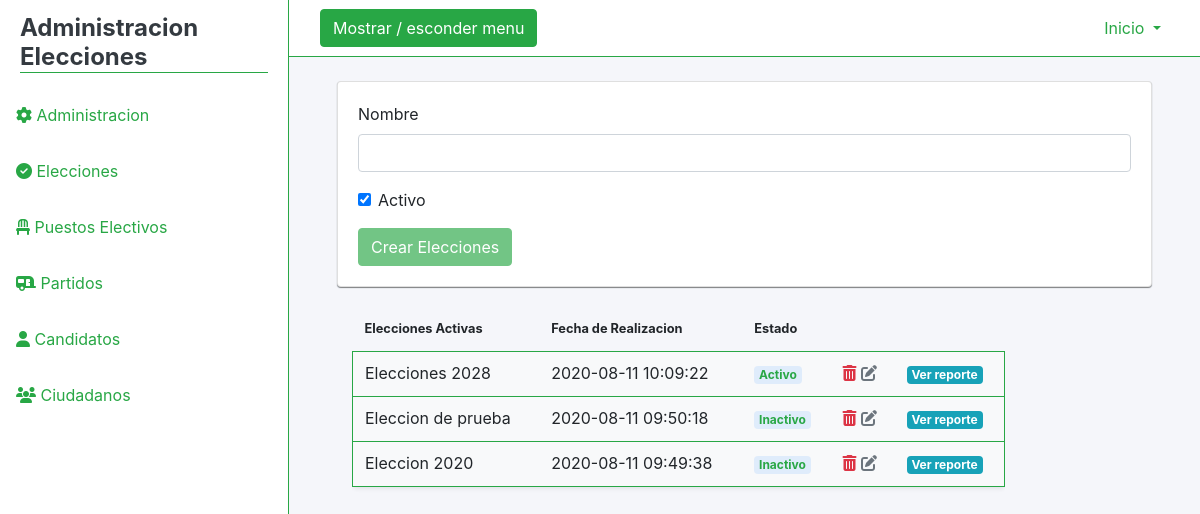
Screenshot of /elecciones/vistas/addElecciones.php (signed in) with the database file from the repository.
### tables this page shows
CREATE TABLE `elecciones` (
  `idElecciones` int(11) NOT NULL,
  `Nombre` varchar(45) DEFAULT NULL,
  `Fecha_realizacion` timestamp NULL DEFAULT current_timestamp(),
  `Estado` varchar(45) DEFAULT NULL
);

### elecciones/servicios/EleccioneServiceDataBase.php (called while the page is built, shortened)
<?php
require_once 'eleccion.php';
class EleccionServiceDatabase
{
    private $context;
    public function __construct()
    {
        $this->context = new Conexion();
    }
    public function GetList()
    {
        $elecciones = array();
        $db = $this->context->conectar();
        $stmt = $db->prepare("SELECT * FROM elecciones ORDER BY Fecha_realizacion DESC ");
        $stmt->execute();
        $result = $stmt->get_result();
        if ($result->num_rows !== 0) {
            while ($row = $result->fetch_object()) {
                $eleccion = new Eleccion();
                $eleccion->InicializarDatos($row->idElecciones, $row->Nombre, $row->Fecha_realizacion, $row->Estado);
                array_push($elecciones, $eleccion);
            }
        }
        return $elecciones;
    }
}

### elecciones/servicios/eleccion.php (called while the page is built, shortened)
<?php
class Eleccion
{
    public function InicializarDatos($id, $nombre, $Fecha_realizacion, $Estado)
    {
        $this->idElecciones = $id;
        $this->Nombre = $nombre;
        $this->Fecha_realizacion = $Fecha_realizacion;
        $this->Estado = $Estado;
    }
}

### elecciones/vistas/addElecciones.php (the view, shortened to what this page needs)
<?php
require_once '../servicios/eleccion.php';
require_once '../servicios/EleccioneServiceDataBase.php';
$service = new EleccionServiceDatabase();
$lista = $service->GetList();
?>
<!DOCTYPE html>
<html lang="es">
<head>
    <link rel="stylesheet" href="../../assets/css/admin.css" type="text/css">
    <link rel="stylesheet" href="https://stackpath.bootstrapcdn.com/bootstrap/4.5.0/css/bootstrap.min.css">
</head>
<body>
<div class="d-flex" id="content-wrapper">
    <div id="sidebar-container" class="bg-white border-right border-success">
      <div class="logo">
        <h4 class="font-weight-bold mb-0 text-dark border-bottom border-success">Administracion Elecciones</h4>
      </div>
      <div class="menu list-group-flush">
       <a href="../../admin/menuAdmin.php" class="list-group-item list-group-item-action text-success bg-white p-3 border-0"><i class="fas fa-cog"></i> Administracion</a>
        <a href="../../elecciones/vistas/addElecciones.php" class="list-group-item list-group-item-action text-success bg-white p-3 border-0"><i class="fas fa-check-circle"></i> Elecciones</a>
        <a href="../../puestosElectivos/vistas/addPuestoElectivo.php" class="list-group-item list-group-item-action text-success bg-white p-3 border-0"><i class="fas fa-chair"></i> Puestos Electivos</a>
        <a href="../../partidos/vistas/addPartido.php" class="list-group-item list-group-item-action text-success bg-white p-3 border-0"><i class="fas fa-caravan"></i> Partidos</a>
         <a href="../../candidatos/vistas/addCandidato.php" class="list-group-item list-group-item-action text-success bg-white p-3 border-0"><i class="fas fa-user"></i> Candidatos</a>
        <a href="../../ciudadanos/vistas/addCiudadano.php" class="list-group-item list-group-item-action text-success bg-white p-3 border-0"> <i class="fas fa-users"></i> Ciudadanos</a>
      </div>
    </div>
    <div id="page-content-wrapper" class="w-100 bg-light-blue">
      <nav class="navbar navbar-expand-lg navbar-light bg-white border-bottom border-success">
        <div class="container">
          <button class="btn btn-success text-white" id="menu-toggle">Mostrar / esconder menu</button>
          <div class="collapse navbar-collapse" id="navbarSupportedContent">
            <ul class="navbar-nav ml-auto mt-2 mt-lg-0">
              <li class="nav-item dropdown">
                <a class="nav-link text-success dropdown-toggle" href="#" id="navbarDropdown" role="button"
                  data-toggle="dropdown" aria-haspopup="true" aria-expanded="false">
                 Inicio
                </a>
              </li>
            </ul>
          </div>
        </div>
      </nav>
      <div class="container-fluid pl-5 pt-4 pr-5">
                    <div class="">
                    <div class="card card-elec">
  <div class="card-body">
<form method="POST" action="../servicios/add.php" >
    <div class="form-group">
      <label for="nombre">Nombre</label>
      <input type="text" class="form-control" id="nombre" name="nombre" required>
    </div>
  <div class="form-group">
    <div class="form-check">
      <input class="form-check-input" type="checkbox" id="gridCheck" checked name="activo">
      <label class="form-check-label" for="gridCheck" >
        Activo
      </label>
    </div>
  </div>
   <?php if ($lista[0]->Estado == 'Activo'): ?>
  <button type="submit" disabled class="btn btn-success">Crear Elecciones</button>
   <?php else: ?>
<button type="submit"  class="btn btn-success">Crear Elecciones</button>
   <?php endif;?>
</form>
  </div>
</div>
 </div>
</div>
            <div class="col-xl-9 col-lg-12 ml-5 mt-3">
              <div class="table-responsive">
                <table class="table">
                  <thead>
                    <tr>
                      <th colspan="col"><small class="font-weight-bold">Elecciones Activas<small></th>
                       <th scope="col"><small class="font-weight-bold">Fecha de Realizacion<small></th>
                         <th scope="col"><small class="font-weight-bold">Estado<small></th>
                    </tr>
                  </thead>
                  <tbody>
               <?php foreach ($lista as $list): ?>
                    <tr class="shadow-sm border border-success rounded">
                      <td class="align-middle"><span class="d-block"> <?php echo $list->Nombre; ?> </span></td>
                      <td class="align-middle"><span class="d-block"> <?php echo $list->Fecha_realizacion; ?> </span></td>
                      <td class="align-middle"><span class="badge badge-primary text-success"><?php echo $list->Estado; ?>  </span></td>
                      <td class="align-middle">
                          <a href="../servicios/borrar.php?id=<?php echo $list->idElecciones; ?>"> <i class="fas fa-trash-alt text-danger"></i></a>
                         <a href="editEleccion.php?id=<?php echo $list->idElecciones; ?>">  <i class="fas fa-edit text-secondary"></i>   </td></a>
 <td class="align-middle"><a href="verElecciones.php?id=<?php echo $list->idElecciones; ?>" class="badge badge-info text-white"> Ver reporte </a></td>
                    </tr>
               <?php endforeach;?>
                  </tbody>
                </table>
              </div>
            </div>
</body>
</html>

### assets/css/admin.css (style rules this page uses)
:root { --light-blue: #F5F6FA; }
body { overflow: hidden; font-family: 'Muli', sans-serif; width: 100%; overflow-y: scroll; }
.bg-light-blue { background-color: var(--light-blue) !important; }
.shadow-sm { box-shadow: 0 0 1.25rem rgba(11,37,75,.05); }
#sidebar-container { min-height: 100vh; margin-left: -18rem; -webkit-box-shadow: 5px 0px 5px 0px rgba(0,0,0,0.1); -moz-box-shadow: 5px 0px 5px 0px rgba(0,0,0,0.1); box-shadow: 5px 0px 5px 0px rgba(0,0,0,0.1); -webkit-transition: margin .25s ease-out; -moz-transition: margin .25s ease-out; -o-transition: margin .25s ease-out; transition: margin .25s ease-out; }
#sidebar-container .logo { padding: 0.875rem 1.25rem; }
#sidebar-container .menu { width: 18rem; }
.card-elec { box-shadow: 0 1px 1px gray, 0 1px 1px rgba(0, 123, 255, .1); }
.badge { padding: .5rem 1rem; }
.bg-primary, .badge-primary { background-color: rgba(0, 123, 255, .1) !important; }
table { border-collapse: separate; border-spacing: 0 .5rem; }
table thead th { border: 0 !important; }
table tbody tr { background-color: var(--light); }
table tbody td { border-top: 0 !important; line-height: 1.2; }
@media (min-width: 768px) { #sidebar-container { margin-left: 0; } }

### rows the page displays
elecciones: Nombre "Elecciones 2028", Fecha_realizacion "2020-08-11 10:09:22", Estado "Activo"
elecciones: Nombre "Eleccion de prueba", Fecha_realizacion "2020-08-11 09:50:18", Estado "Inactivo"
elecciones: Nombre "Eleccion 2020", Fecha_realizacion "2020-08-11 09:49:38", Estado "Inactivo"
